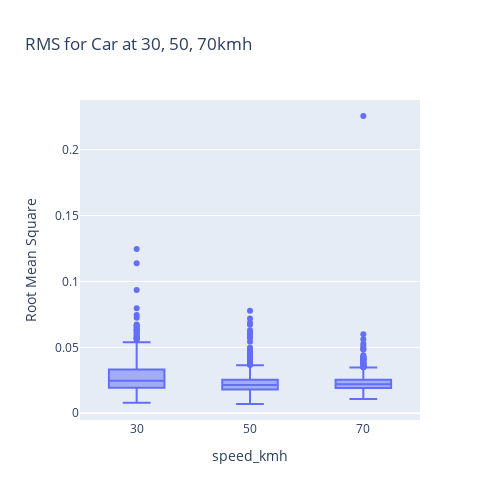

The cell this chart's notebook holds for it:
### Code cell
# Die Variable „df“ wurde aus dem URI geladen: /Users/jakob/Library/CloudStorage/OneDrive-student.kit.edu/Studium/02_Master/4. Semester/seminar/RTN-jakob/df_dataset_merged.xlsx
import pandas as pd
# Load the dataset
df = pd.read_excel(r"df_dataset_with_rms.xlsx")

# Zeilen basierend auf Spalte filtern: 'vehicle'
df = df[df['vehicle'] == "C"]

# Zeilen basierend auf Spalte filtern: 'microphone'
df = df[df['microphone'] == "SE"]

import pandas as pd
import plotly.express as px

# Erstelle den Boxplot
fig = px.box(
    df,
    x='speed_kmh',  # Fahrzeugklassen (z. B. Bus, Car, Motorcycle, Truck)
    y='rms',
    title='RMS for Car at 30, 50, 70kmh',
    labels={'vehicle': 'Vehicle Class', 'rms': 'Root Mean Square'},
    color='vehicle',  # Optional: Farben für verschiedene Fahrzeugklassen
    category_orders={'speed_kmh': [30, 50, 70]}  # Feste Reihenfolge für die x-Achse
)

fig.update_layout(
    height=500,
    width=500,  # Adjust width for side-by-side view
    showlegend=False  # Hide redundant legend
)

# Zeige den Plot
fig.show()

### Figure 1 — Plotly figure (JSON) as saved in the notebook; plotly's stock layout.template omitted (floating-point values rounded to 4 significant figures; data arrays with more than 128 entries replaced by an {"elided": "..."} marker saying what was removed)
{"data": [{"alignmentgroup": "True", "hovertemplate": "Vehicle Class=C<br>speed_kmh=%{x}<br>Root Mean Square=%{y}<extra></extra>", "legendgroup": "C", "marker": {"color": "#636efa"}, "name": "C", "notched": false, "offsetgroup": "C", "orientation": "v", "showlegend": true, "type": "box", "x": {"elided": "3902 str values"}, "x0": " ", "xaxis": "x", "y": {"elided": "3902 float values"}, "y0": " ", "yaxis": "y"}], "layout": {"boxmode": "group", "height": 500, "legend": {"title": {"text": "Vehicle Class"}, "tracegroupgap": 0}, "showlegend": false, "title": {"text": "RMS for Car at 30, 50, 70kmh"}, "width": 500, "xaxis": {"anchor": "y", "categoryarray": [30, 50, 70], "categoryorder": "array", "domain": [0, 1], "title": {"text": "speed_kmh"}}, "yaxis": {"anchor": "x", "domain": [0, 1], "title": {"text": "Root Mean Square"}}}}
